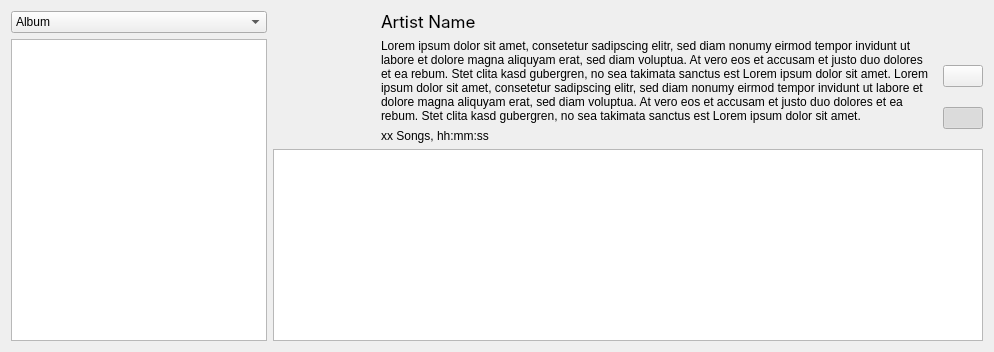
      <widget class="QWidget" name="artistsTab">
       <attribute name="icon">
        <iconset>
         <normalon>../assets/user.svg</normalon>
        </iconset>
       </attribute>
       <attribute name="title">
        <string>Artists</string>
       </attribute>
       <layout class="QVBoxLayout" name="verticalLayout">
        <item>
         <layout class="QHBoxLayout" name="artistsTabColumns">
          <item>
           <layout class="QVBoxLayout" name="artistFilterColumn">
            <item>
             <widget class="QComboBox" name="artistFilterCombo">
              <item>
               <property name="text">
                <string>Album</string>
               </property>
              </item>
              <item>
               <property name="text">
                <string>Album Artist</string>
               </property>
              </item>
              <item>
               <property name="text">
                <string>Artist</string>
               </property>
              </item>
              <item>
               <property name="text">
                <string>Decade</string>
               </property>
              </item>
              <item>
               <property name="text">
                <string>Genre</string>
               </property>
              </item>
              <item>
               <property name="text">
                <string>Year</string>
               </property>
              </item>
             </widget>
            </item>
            <item>
             <widget class="QListView" name="artistFilterList">
              <property name="maximumSize">
               <size>
                <width>256</width>
                <height>16777215</height>
               </size>
              </property>
              <property name="alternatingRowColors">
               <bool>true</bool>
              </property>
             </widget>
            </item>
           </layout>
          </item>
          <item>
           <layout class="QVBoxLayout" name="artistsTabContent">
            <item>
             <layout class="QHBoxLayout" name="horizontalLayout_7" stretch="0,0,1,0">
              <property name="sizeConstraint">
               <enum>QLayout::SizeConstraint::SetFixedSize</enum>
              </property>
              <property name="topMargin">
               <number>0</number>
              </property>
              <item>
               <widget class="QLabel" name="artistsTabIcon">
                <property name="minimumSize">
                 <size>
                  <width>96</width>
                  <height>96</height>
                 </size>
                </property>
                <property name="maximumSize">
                 <size>
                  <width>96</width>
                  <height>96</height>
                 </size>
                </property>
                <property name="text">
                 <string/>
                </property>
                <property name="pixmap">
                 <pixmap>../assets/user.svg</pixmap>
                </property>
                <property name="scaledContents">
                 <bool>true</bool>
                </property>
                <property name="alignment">
                 <set>Qt::AlignmentFlag::AlignCenter</set>
                </property>
               </widget>
              </item>
              <item>
               <spacer name="horizontalSpacer_5">
                <property name="orientation">
                 <enum>Qt::Orientation::Horizontal</enum>
                </property>
                <property name="sizeType">
                 <enum>QSizePolicy::Policy::Fixed</enum>
                </property>
                <property name="sizeHint" stdset="0">
                 <size>
                  <width>6</width>
                  <height>20</height>
                 </size>
                </property>
               </spacer>
              </item>
              <item>
               <layout class="QVBoxLayout" name="verticalLayout_10">
                <item>
                 <widget class="QLabel" name="artistsTabArtistName">
                  <property name="font">
                   <font>
                    <family>Inter</family>
                    <pointsize>13</pointsize>
                   </font>
                  </property>
                  <property name="text">
                   <string>Artist Name</string>
                  </property>
                  <property name="scaledContents">
                   <bool>false</bool>
                  </property>
                 </widget>
                </item>
                <item>
                 <widget class="QLabel" name="artistsTabDescription">
                  <property name="sizePolicy">
                   <sizepolicy hsizetype="Preferred" vsizetype="Maximum">
                    <horstretch>0</horstretch>
                    <verstretch>0</verstretch>
                   </sizepolicy>
                  </property>
                  <property name="maximumSize">
                   <size>
                    <width>16777215</width>
                    <height>96</height>
                   </size>
                  </property>
                  <property name="text">
                   <string>Lorem ipsum dolor sit amet, consetetur sadipscing elitr, sed diam nonumy eirmod tempor invidunt ut labore et dolore magna aliquyam erat, sed diam voluptua. At vero eos et accusam et justo duo dolores et ea rebum. Stet clita kasd gubergren, no sea takimata sanctus est Lorem ipsum dolor sit amet. Lorem ipsum dolor sit amet, consetetur sadipscing elitr, sed diam nonumy eirmod tempor invidunt ut labore et dolore magna aliquyam erat, sed diam voluptua. At vero eos et accusam et justo duo dolores et ea rebum. Stet clita kasd gubergren, no sea takimata sanctus est Lorem ipsum dolor sit amet.</string>
                  </property>
                  <property name="wordWrap">
                   <bool>true</bool>
                  </property>
                 </widget>
                </item>
                <item>
                 <widget class="QLabel" name="artistsTabStats">
                  <property name="text">
                   <string>xx Songs, hh:mm:ss</string>
                  </property>
                 </widget>
                </item>
               </layout>
              </item>
              <item>
               <layout class="QVBoxLayout" name="artistHeaderButtons">
                <item>
                 <spacer name="artistHeaderButtonsSpacer">
                  <property name="orientation">
                   <enum>Qt::Orientation::Vertical</enum>
                  </property>
                  <property name="sizeType">
                   <enum>QSizePolicy::Policy::Minimum</enum>
                  </property>
                  <property name="sizeHint" stdset="0">
                   <size>
                    <width>20</width>
                    <height>40</height>
                   </size>
                  </property>
                 </spacer>
                </item>
                <item>
                 <widget class="QPushButton" name="artistColumnsButton">
                  <property name="sizePolicy">
                   <sizepolicy hsizetype="Fixed" vsizetype="Fixed">
                    <horstretch>0</horstretch>
                    <verstretch>0</verstretch>
                   </sizepolicy>
                  </property>
                  <property name="toolTip">
                   <string>Choose the table's columns</string>
                  </property>
                  <property name="text">
                   <string/>
                  </property>
                  <property name="icon">
                   <iconset>
                    <normaloff>../assets/columns-3-cog.svg</normaloff>../assets/columns-3-cog.svg</iconset>
                  </property>
                 </widget>
                </item>
                <item>
                 <widget class="QPushButton" name="artistFilterButton">
                  <property name="sizePolicy">
                   <sizepolicy hsizetype="Fixed" vsizetype="Fixed">
                    <horstretch>0</horstretch>
                    <verstretch>0</verstretch>
                   </sizepolicy>
                  </property>
                  <property name="toolTip">
                   <string>Show or hide the filter bar</string>
                  </property>
                  <property name="text">
                   <string/>
                  </property>
                  <property name="icon">
                   <iconset>
                    <normaloff>../assets/funnel.svg</normaloff>../assets/funnel.svg</iconset>
                  </property>
                  <property name="checkable">
                   <bool>true</bool>
                  </property>
                  <property name="checked">
                   <bool>true</bool>
                  </property>
                 </widget>
                </item>
               </layout>
              </item>
             </layout>
            </item>
            <item>
             <widget class="QTableView" name="artistSongList">
              <attribute name="horizontalHeaderMinimumSectionSize">
               <number>20</number>
              </attribute>
             </widget>
            </item>
           </layout>
          </item>
         </layout>
        </item>
       </layout>
      </widget>
